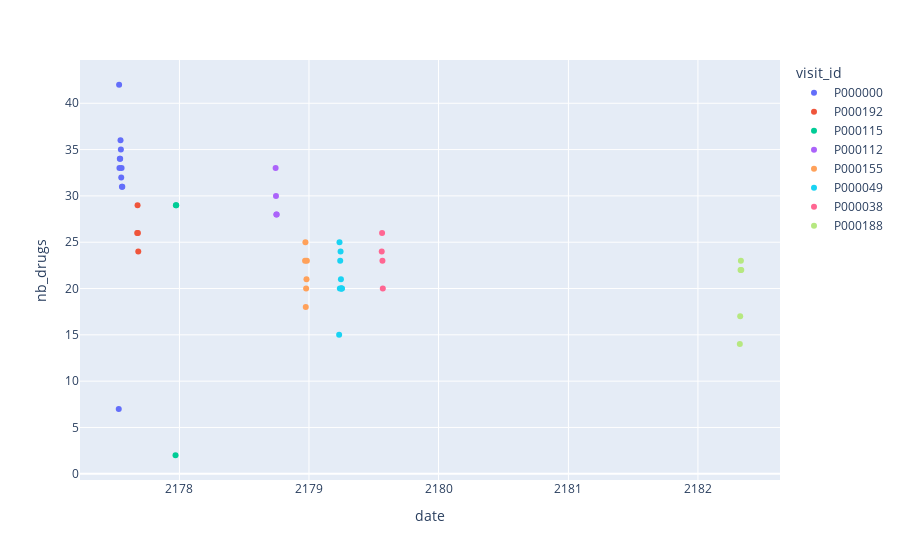

The code cell stored with this chart in its notebook:
### Code cell
fig = px.scatter(new_grouped_tmp_df, x="date", y="nb_drugs", color="visit_id")
fig.show()

### Figure 1 — Plotly figure (JSON) as saved in the notebook; plotly's stock layout.template omitted (floating-point values rounded to 4 significant figures)
{"data": [{"hovertemplate": "visit_id=P000000<br>date=%{x}<br>nb_drugs=%{y}<extra></extra>", "legendgroup": "P000000", "marker": {"color": "#636efa", "symbol": "circle"}, "mode": "markers", "name": "P000000", "orientation": "v", "showlegend": true, "type": "scatter", "x": ["2177-07-14T00:00:00", "2177-07-15T00:00:00", "2177-07-16T00:00:00", "2177-07-17T00:00:00", "2177-07-18T00:00:00", "2177-07-19T00:00:00", "2177-07-20T00:00:00", "2177-07-21T00:00:00", "2177-07-22T00:00:00", "2177-07-23T00:00:00", "2177-07-24T00:00:00"], "xaxis": "x", "y": [7, 42, 33, 34, 34, 36, 35, 32, 33, 31, 31], "yaxis": "y"}, {"hovertemplate": "visit_id=P000192<br>date=%{x}<br>nb_drugs=%{y}<extra></extra>", "legendgroup": "P000192", "marker": {"color": "#EF553B", "symbol": "circle"}, "mode": "markers", "name": "P000192", "orientation": "v", "showlegend": true, "type": "scatter", "x": ["2177-09-04T00:00:00", "2177-09-05T00:00:00", "2177-09-06T00:00:00", "2177-09-07T00:00:00"], "xaxis": "x", "y": [26, 29, 26, 24], "yaxis": "y"}, {"hovertemplate": "visit_id=P000115<br>date=%{x}<br>nb_drugs=%{y}<extra></extra>", "legendgroup": "P000115", "marker": {"color": "#00cc96", "symbol": "circle"}, "mode": "markers", "name": "P000115", "orientation": "v", "showlegend": true, "type": "scatter", "x": ["2177-12-21T00:00:00", "2177-12-22T00:00:00", "2177-12-23T00:00:00"], "xaxis": "x", "y": [2, 29, 29], "yaxis": "y"}, {"hovertemplate": "visit_id=P000112<br>date=%{x}<br>nb_drugs=%{y}<extra></extra>", "legendgroup": "P000112", "marker": {"color": "#ab63fa", "symbol": "circle"}, "mode": "markers", "name": "P000112", "orientation": "v", "showlegend": true, "type": "scatter", "x": ["2178-09-29T00:00:00", "2178-09-30T00:00:00", "2178-10-01T00:00:00", "2178-10-02T00:00:00"], "xaxis": "x", "y": [33, 30, 28, 28], "yaxis": "y"}, {"hovertemplate": "visit_id=P000155<br>date=%{x}<br>nb_drugs=%{y}<extra></extra>", "legendgroup": "P000155", "marker": {"color": "#FFA15A", "symbol": "circle"}, "mode": "markers", "name": "P000155", "orientation": "v", "showlegend": true, "type": "scatter", "x": ["2178-12-21T00:00:00", "2178-12-22T00:00:00", "2178-12-23T00:00:00", "2178-12-24T00:00:00", "2178-12-25T00:00:00", "2178-12-26T00:00:00"], "xaxis": "x", "y": [23, 25, 18, 20, 21, 23], "yaxis": "y"}, {"hovertemplate": "visit_id=P000049<br>date=%{x}<br>nb_drugs=%{y}<extra></extra>", "legendgroup": "P000049", "marker": {"color": "#19d3f3", "symbol": "circle"}, "mode": "markers", "name": "P000049", "orientation": "v", "showlegend": true, "type": "scatter", "x": ["2179-03-27T00:00:00", "2179-03-28T00:00:00", "2179-03-29T00:00:00", "2179-03-30T00:00:00", "2179-03-31T00:00:00", "2179-04-01T00:00:00", "2179-04-02T00:00:00", "2179-04-03T00:00:00", "2179-04-04T00:00:00"], "xaxis": "x", "y": [15, 25, 20, 23, 24, 21, 20, 20, 20], "yaxis": "y"}, {"hovertemplate": "visit_id=P000038<br>date=%{x}<br>nb_drugs=%{y}<extra></extra>", "legendgroup": "P000038", "marker": {"color": "#FF6692", "symbol": "circle"}, "mode": "markers", "name": "P000038", "orientation": "v", "showlegend": true, "type": "scatter", "x": ["2179-07-25T00:00:00", "2179-07-26T00:00:00", "2179-07-27T00:00:00", "2179-07-28T00:00:00"], "xaxis": "x", "y": [24, 26, 23, 20], "yaxis": "y"}, {"hovertemplate": "visit_id=P000188<br>date=%{x}<br>nb_drugs=%{y}<extra></extra>", "legendgroup": "P000188", "marker": {"color": "#B6E880", "symbol": "circle"}, "mode": "markers", "name": "P000188", "orientation": "v", "showlegend": true, "type": "scatter", "x": ["2182-04-29T00:00:00", "2182-04-30T00:00:00", "2182-05-01T00:00:00", "2182-05-02T00:00:00", "2182-05-03T00:00:00"], "xaxis": "x", "y": [14, 17, 22, 23, 22], "yaxis": "y"}], "layout": {"legend": {"title": {"text": "visit_id"}, "tracegroupgap": 0}, "margin": {"t": 60}, "xaxis": {"anchor": "y", "domain": [0, 1], "title": {"text": "date"}}, "yaxis": {"anchor": "x", "domain": [0, 1], "title": {"text": "nb_drugs"}}}}
